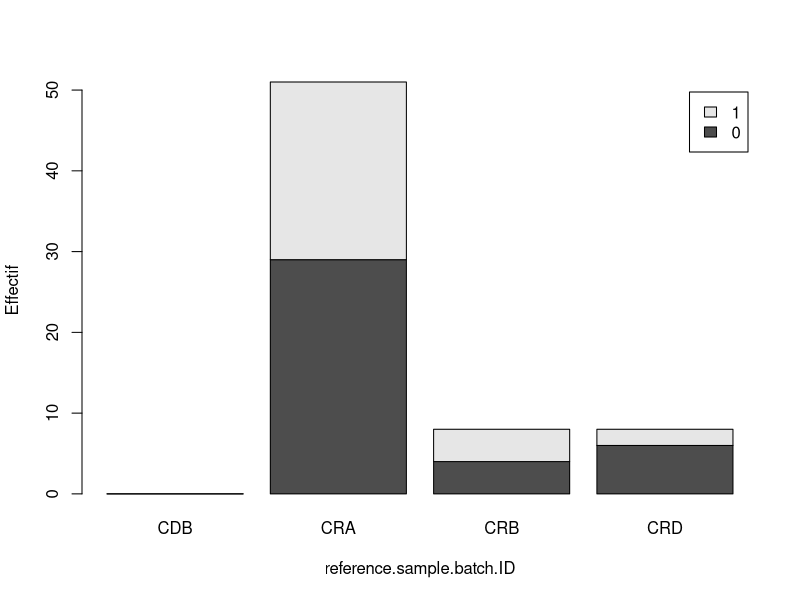

Source code (R): (Note: this script raises an error after producing the figure.)
cl = read.csv("ClinicalData_82patients.csv", header=T, row.name = 1)
### elimine la dernière colonne (Comments) --> 12 variables cliniques
clinical = cl[,-c(13)]

#table(clinical$reference.sample.batch.ID)
#table(clinical$p53.status)
table(Ref=clinical$reference.sample.batch.ID, p53=clinical$p53.status)
barplot( t(table(clinical$reference.sample.batch.ID, clinical$p53.status)), legend=T, xlab="reference.sample.batch.ID", ylab="Effectif")
chisq.test( table(droplevels(clinical$reference.sample.batch.ID[ clinical$reference.sample.batch.ID != "CDB"]), clinical$p53.status[ clinical$reference.sample.batch.ID != "CDB"]) )
fisher.test( table(droplevels(clinical$reference.sample.batch.ID[ clinical$reference.sample.batch.ID != "CDB"]), clinical$p53.status[ clinical$reference.sample.batch.ID != "CDB"]) )

#table(clinical$Grade)
#table(clinical$Histology)
table(clinical$Grade, clinical$Histology)
barplot( table(clinical$Grade, clinical$Histology), legend=T)
#chisq.test( table(clinical$Grade, clinical$Histology) )
#fisher.test( table(clinical$Grade, clinical$Histology) )

#clinical [ , c("Overall.survival", "Age.at.diagnosis") ]
plot( clinical$Age.at.diagnosis, clinical$Overall.survival )
cor.test( clinical$Age.at.diagnosis, clinical$Overall.survival )

#table(clinical$reference.sample.batch.ID)
#table(clinical$subtype)
table(clinical$subtype, clinical$reference.sample.batch.ID)
barplot( table(clinical$subtype, clinical$reference.sample.batch.ID), legend=T)
chisq.test( table(clinical$subtype, clinical$reference.sample.batch.ID) )
fisher.test( table(clinical$subtype, clinical$reference.sample.batch.ID) )

#table(clinical$subtype)
#table(clinical$Histology)
table(clinical$Histology, clinical$subtype)
barplot( table(clinical$Histology, clinical$subtype), legend=T)
chisq.test( table(clinical$Histology, clinical$subtype) )
